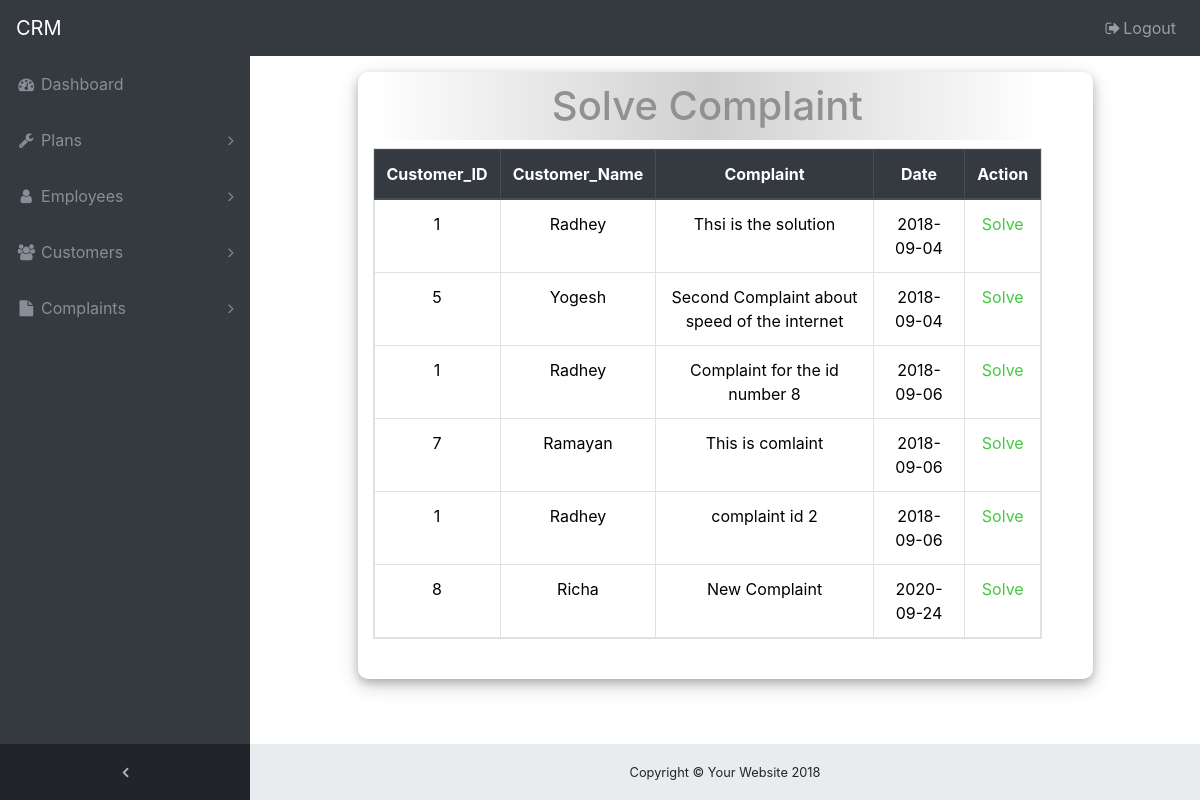
Page /pages/solve_complaint.php (signed in) on the committed database.
### tables this page shows
CREATE TABLE `complaint` (
  `complaint_id` int(11) NOT NULL,
  `customer_id` int(50) NOT NULL,
  `complaint` varchar(1000) NOT NULL,
  `com_date` varchar(50) NOT NULL,
  `com_solution` varchar(1000) NOT NULL
);

CREATE TABLE `customer` (
  `c_id` int(11) NOT NULL,
  `c_name` varchar(30) NOT NULL,
  `c_contact` varchar(20) NOT NULL,
  `c_email` varchar(60) NOT NULL,
  `c_age` varchar(30) NOT NULL,
  `c_gender` varchar(10) NOT NULL,
  `c_business` varchar(10) NOT NULL,
  `c_type` varchar(15) NOT NULL,
  `c_region` varchar(50) DEFAULT NULL,
  `c_plan` varchar(100) DEFAULT NULL
);

### pages/solve_complaint.php (the view, shortened to what this page needs)
<?php include ('header.php'); ?>
<?php include ('../includes/app.php');?>
<div class="row justify-content-center">
	<div class="col-sm-9  pb-4">
		<h3 class="text-center">Solve Complaint</h3>
		<table class="table table-bordered table-hover text-center table-responsive">
			<thead class="thead-dark">
				<th>Customer_ID</th>
				<th>Customer_Name</th>
				<th>Complaint</th>
				<th>Date</th>
				<th>Action</th>
			</thead>
			<tbody>
				<?php
				$sql = mysqli_query($con,"SELECT customer.c_name,complaint.customer_id,complaint.complaint,complaint.com_date FROM complaint	INNER JOIN customer on complaint.customer_id = customer.c_id");
				while($row = mysqli_fetch_array($sql)){
					echo '
						<tr>
						  <td>'.$row['customer_id'].'</td>
						  <td>'.$row['c_name'].'</td>
						  <td>'.$row['complaint'].'</td>
						  <td>'.$row['com_date'].'</td>
						  <td><a href="solve_com.php?id='.$row['customer_id'].'">Solve</a></td>
						</tr>
					';
				}
				?>
			</tbody>
		</table>
	</div>
</div>
<?php include('../includes/footer.php'); ?>

### css/style.css (style rules this page uses)
html { position: relative; min-height: 100%; }
body { overflow-x: hidden; }
body.sticky-footer { margin-bottom: 56px; }
body.fixed-nav { padding-top: 56px; }

### css/custom.css (style rules this page uses)
.col-sm-9 { ackground-color: #e0e2e426 !important; border-radius: 10px; box-shadow: 0 4px 8px 0 rgba(0, 0, 0, 0.2), 0 6px 20px 0 rgba(0, 0, 0, 0.19); margin-bottom: 20px; }
tr { color: black; }
h3 { color: #919191; padding: 10px 0px 10px 0px; font-size: 40px; width: 95%; margin-right: 5%; background-image: linear-gradient(to right, #e1cbcb00,#97979773,#ffffff00); }
.col-sm-9 table { width: 95%;margin-right: 5%;color: white; }
.col-sm-9 table a { color: #41CB3E; }

### rows in the picture
complaint: customer "1", customer.c_name "Radhey", complaint "Thsi is the solution", com_date "2018-09-04"
complaint: customer "5", customer.c_name "Yogesh", complaint "Second Complaint about speed of the internet", com_date "2018-09-04"
complaint: customer "1", customer.c_name "Radhey", complaint "Complaint for the id number 8", com_date "2018-09-06"
complaint: customer "7", customer.c_name "Ramayan", complaint "This is comlaint", com_date "2018-09-06"
complaint: customer "1", customer.c_name "Radhey", complaint "complaint id 2", com_date "2018-09-06"
complaint: customer "8", customer.c_name "Richa", complaint "New Complaint", com_date "2020-09-24"
